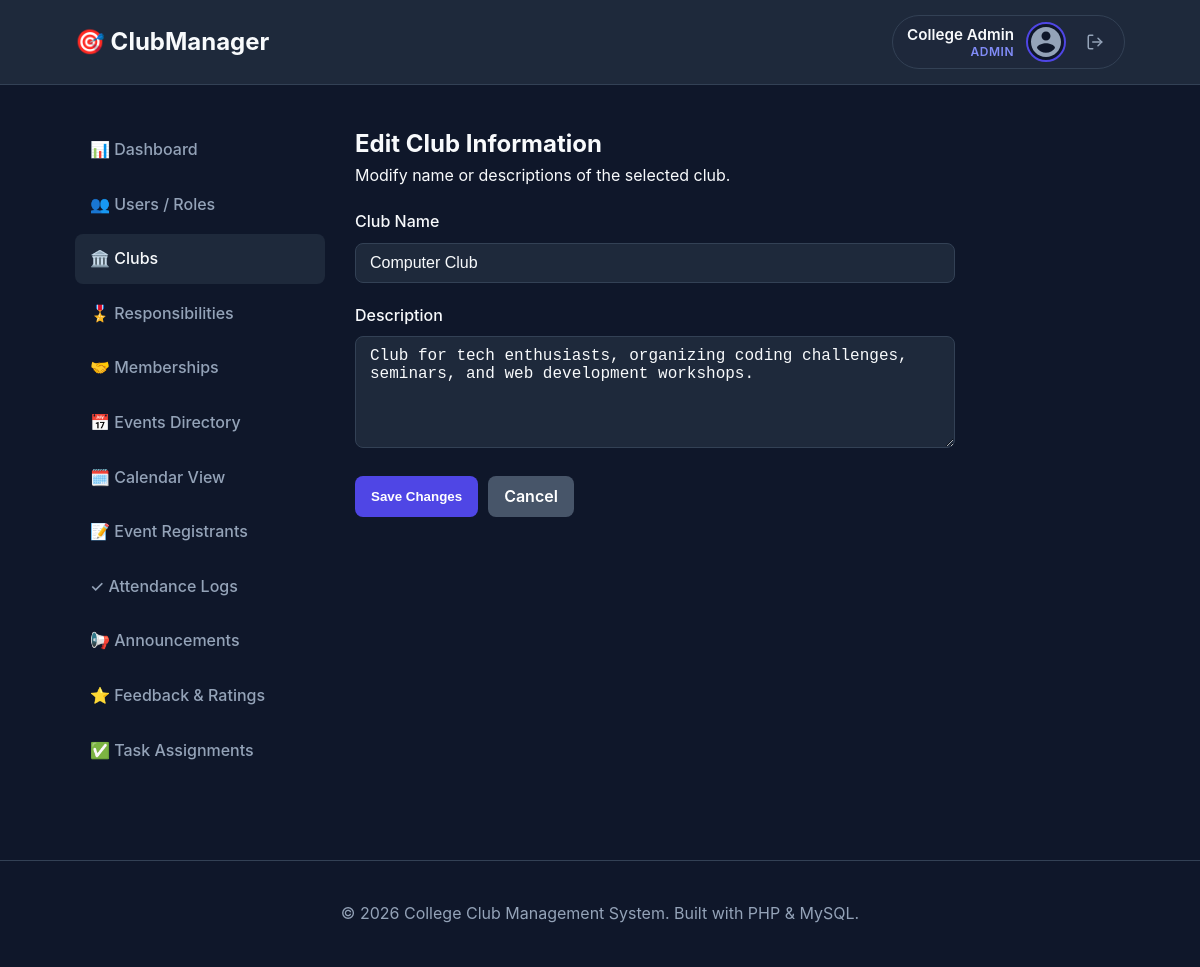
/admin/edit-club.php?club_id=1 (signed in), run on the app's committed database.
### tables this page shows
CREATE TABLE `clubs` (
  `id` INT AUTO_INCREMENT PRIMARY KEY,
  `name` VARCHAR(100) NOT NULL UNIQUE,
  `description` TEXT,
  `club_head_id` INT DEFAULT NULL,
  `logo` VARCHAR(255) DEFAULT NULL,
  `email_subject` VARCHAR(255) DEFAULT NULL,
  `email_body` TEXT DEFAULT NULL,
  `created_at` TIMESTAMP DEFAULT CURRENT_TIMESTAMP,
  `updated_at` TIMESTAMP DEFAULT CURRENT_TIMESTAMP ON UPDATE CURRENT_TIMESTAMP,
  FOREIGN KEY (`club_head_id`) REFERENCES `users` (`id`) ON DELETE SET NULL
);

### includes/functions.php (called while the page is built, shortened)
<?php
function escape($value) {
    return htmlspecialchars($value ?? '', ENT_QUOTES, 'UTF-8');
}
?>

### admin/edit-club.php (the view, shortened to what this page needs)
<?php
require_once '../config/database.php';
require_once '../includes/functions.php';
$clubId = intval($_GET['club_id'] ?? 0);
try {
    $stmt = $pdo->prepare("SELECT * FROM clubs WHERE id = ? LIMIT 1");
    $stmt->execute([$clubId]);
    $club = $stmt->fetch();
} catch (PDOException $e) {
    die("Database Error: " . htmlspecialchars($e->getMessage()));
}
?>
<?php require_once '../includes/header.php'; ?>
<?php require_once '../includes/navbar.php'; ?>
<div class="container dashboard-container">
    <aside class="sidebar">
        <ul class="sidebar-menu">
            <li><a href="dashboard.php">📊 Dashboard</a></li>
            <li><a href="users.php">👥 Users / Roles</a></li>
            <li><a href="clubs.php" class="active">🏛️ Clubs</a></li>
            <li><a href="responsibilities.php">🎖️ Responsibilities</a></li>
            <li><a href="memberships.php">🤝 Memberships</a></li>
            <li><a href="events.php">📅 Events Directory</a></li>
            <li><a href="calendar.php">🗓️ Calendar View</a></li>
            <li><a href="registrations.php">📝 Event Registrants</a></li>
            <li><a href="attendance.php">✓ Attendance Logs</a></li>
            <li><a href="announcements.php">📢 Announcements</a></li>
            <li><a href="feedback.php">⭐ Feedback & Ratings</a></li>
            <li><a href="tasks.php">✅ Task Assignments</a></li>
        </ul>
    </aside>
    <main class="main-content" style="max-width: 600px;">
        <h2>Edit Club Information</h2>
        <p class="text-muted">Modify name or descriptions of the selected club.</p>
        <form action="edit-club.php?club_id=<?php echo $clubId; ?>" method="POST" style="margin-top: 20px;">
            <div class="form-group">
                <label for="name">Club Name</label>
                <input type="text" id="name" name="name" class="form-control" placeholder="Club Name" required value="<?php echo escape($club['name']); ?>">
            </div>
            <div class="form-group">
                <label for="description">Description</label>
                <textarea id="description" name="description" class="form-control" rows="5" placeholder="Club Description..."><?php echo escape($club['description']); ?></textarea>
            </div>
            <div style="display: flex; gap: 10px;">
                <button type="submit" class="btn btn-primary">Save Changes</button>
                <a href="clubs.php" class="btn btn-secondary">Cancel</a>
            </div>
        </form>
    </main>
</div>
<?php require_once '../includes/footer.php'; ?>

### assets/css/style.css (style rules this page uses)
:root { --primary-color: #4f46e5; --primary-hover: #4338ca; --bg-dark: #0f172a; --bg-card: #1e293b; --text-main: #f8fafc; --text-muted: #94a3b8; --border-color: #334155; --success: #10b981; --danger: #ef4444; --warning: #f59e0b; --info: #06b6d4; --radius: 8px; --transition: all 0.3s ease; }
* { margin: 0; padding: 0; box-sizing: border-box; }
body { font-family: -apple-system, BlinkMacSystemFont, "Segoe UI", Roboto, Oxygen, Ubuntu, Cantarell, "Open Sans", sans-serif; background-color: var(--bg-dark); color: var(--text-main); line-height: 1.6; }
.container { width: 90%; max-width: 1200px; margin: 0 auto; padding: 0 15px; }
.btn { display: inline-block; padding: 8px 16px; border-radius: var(--radius); text-decoration: none; font-weight: 600; cursor: pointer; transition: var(--transition); border: none; }
.btn-primary { background-color: var(--primary-color); color: white !important; }
.btn-secondary { background-color: #475569; color: white !important; }
.form-group { margin-bottom: 20px; }
.form-group label { display: block; margin-bottom: 8px; font-weight: 500; color: var(--text-main); }
.form-control { width: 100%; padding: 10px 14px; border-radius: var(--radius); background-color: #1e293b; border: 1px solid var(--border-color); color: var(--text-main); font-size: 1rem; transition: var(--transition); }
.dashboard-container { display: flex; gap: 30px; margin-top: 40px; min-height: 70vh; }
.sidebar { width: 250px; flex-shrink: 0; }
.sidebar-menu { list-style: none; }
.sidebar-menu li { margin-bottom: 5px; }
.sidebar-menu a { display: block; padding: 12px 15px; border-radius: var(--radius); color: var(--text-muted); text-decoration: none; font-weight: 500; transition: var(--transition); }
.sidebar-menu a:hover, .sidebar-menu a.active { background-color: var(--bg-card); color: var(--text-main); }
.main-content { flex-grow: 1; }

### data on the page
clubs: name "Computer Club", description "Club for tech enthusiasts, organizing coding challenges, seminars, and web development workshops."

### other printed values
$fullName "College Admin"
$roleLabel "ADMIN"
